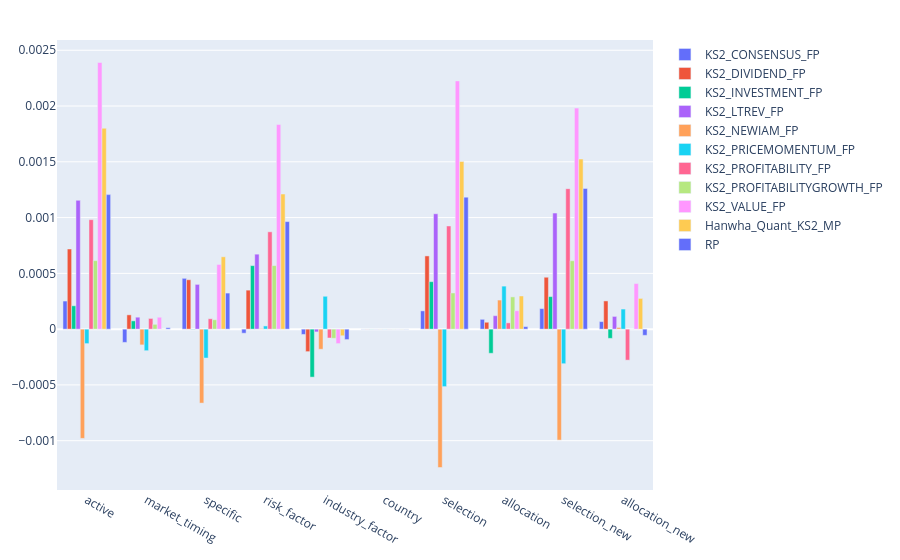

Notebook source saved alongside this figure:
### Code cell
display(return_contribution_final.loc[plot_colums_list].style.format('{:.2%}'))

jh.tools.bar(return_contribution_final.loc[plot_colums_list])

### Figure 1 — Plotly figure (JSON) as saved in the notebook; plotly's stock layout.template omitted (floating-point values rounded to 4 significant figures)
{"data": [{"name": "KS2_CONSENSUS_FP", "type": "bar", "x": ["active", "market_timing", "specific", "risk_factor", "industry_factor", "country", "selection", "allocation", "selection_new", "allocation_new"], "y": [0.000252, -0.0001188, 0.0004557, -3.632e-05, -4.748e-05, -1.047e-06, 0.0001639, 8.81e-05, 0.0001842, 6.782e-05]}, {"name": "KS2_DIVIDEND_FP", "type": "bar", "x": ["active", "market_timing", "specific", "risk_factor", "industry_factor", "country", "selection", "allocation", "selection_new", "allocation_new"], "y": [0.0007184, 0.0001283, 0.0004429, 0.0003498, -0.0002016, -1.045e-06, 0.0006565, 6.193e-05, 0.0004653, 0.0002531]}, {"name": "KS2_INVESTMENT_FP", "type": "bar", "x": ["active", "market_timing", "specific", "risk_factor", "industry_factor", "country", "selection", "allocation", "selection_new", "allocation_new"], "y": [0.0002095, 7.446e-05, -3.275e-06, 0.0005695, -0.0004301, -1.045e-06, 0.0004258, -0.0002162, 0.000292, -8.245e-05]}, {"name": "KS2_LTREV_FP", "type": "bar", "x": ["active", "market_timing", "specific", "risk_factor", "industry_factor", "country", "selection", "allocation", "selection_new", "allocation_new"], "y": [0.001155, 0.0001074, 0.0004013, 0.0006723, -2.484e-05, -1.046e-06, 0.001034, 0.0001207, 0.001041, 0.0001141]}, {"name": "KS2_NEWIAM_FP", "type": "bar", "x": ["active", "market_timing", "specific", "risk_factor", "industry_factor", "country", "selection", "allocation", "selection_new", "allocation_new"], "y": [-0.0009793, -0.0001411, -0.0006628, 5.789e-06, -0.0001801, -1.046e-06, -0.00124, 0.0002609, -0.0009944, 1.515e-05]}, {"name": "KS2_PRICEMOMENTUM_FP", "type": "bar", "x": ["active", "market_timing", "specific", "risk_factor", "industry_factor", "country", "selection", "allocation", "selection_new", "allocation_new"], "y": [-0.0001295, -0.000193, -0.0002589, 2.876e-05, 0.0002947, -1.047e-06, -0.0005153, 0.0003858, -0.0003097, 0.0001802]}, {"name": "KS2_PROFITABILITY_FP", "type": "bar", "x": ["active", "market_timing", "specific", "risk_factor", "industry_factor", "country", "selection", "allocation", "selection_new", "allocation_new"], "y": [0.0009814, 9.601e-05, 9.312e-05, 0.0008726, -7.93e-05, -1.046e-06, 0.0009248, 5.659e-05, 0.001259, -0.0002779]}, {"name": "KS2_PROFITABILITYGROWTH_FP", "type": "bar", "x": ["active", "market_timing", "specific", "risk_factor", "industry_factor", "country", "selection", "allocation", "selection_new", "allocation_new"], "y": [0.0006139, 4.327e-05, 8.412e-05, 0.0005698, -8.218e-05, -1.046e-06, 0.0003246, 0.0002893, 0.000613, 9.936e-07]}, {"name": "KS2_VALUE_FP", "type": "bar", "x": ["active", "market_timing", "specific", "risk_factor", "industry_factor", "country", "selection", "allocation", "selection_new", "allocation_new"], "y": [0.00239, 0.0001067, 0.0005799, 0.001834, -0.0001293, -1.047e-06, 0.002225, 0.0001648, 0.001981, 0.0004089]}, {"name": "Hanwha_Quant_KS2_MP", "type": "bar", "x": ["active", "market_timing", "specific", "risk_factor", "industry_factor", "country", "selection", "allocation", "selection_new", "allocation_new"], "y": [0.001801, 9.073e-07, 0.0006486, 0.001211, -5.912e-05, -1.047e-06, 0.001503, 0.0002974, 0.001525, 0.0002756]}, {"name": "RP", "type": "bar", "x": ["active", "market_timing", "specific", "risk_factor", "industry_factor", "country", "selection", "allocation", "selection_new", "allocation_new"], "y": [0.001206, 1.298e-05, 0.0003234, 0.0009641, -9.351e-05, -1.046e-06, 0.001183, 2.261e-05, 0.001261, -5.545e-05]}], "layout": {"autosize": true, "barmode": "group", "hovermode": "closest", "margin": {"b": 50, "l": 50, "r": 50, "t": 40}, "xaxis": {"autorange": true, "range": [-0.5, 9.5], "type": "category"}, "yaxis": {"autorange": true, "range": [-0.001442, 0.002592], "type": "linear"}}}
